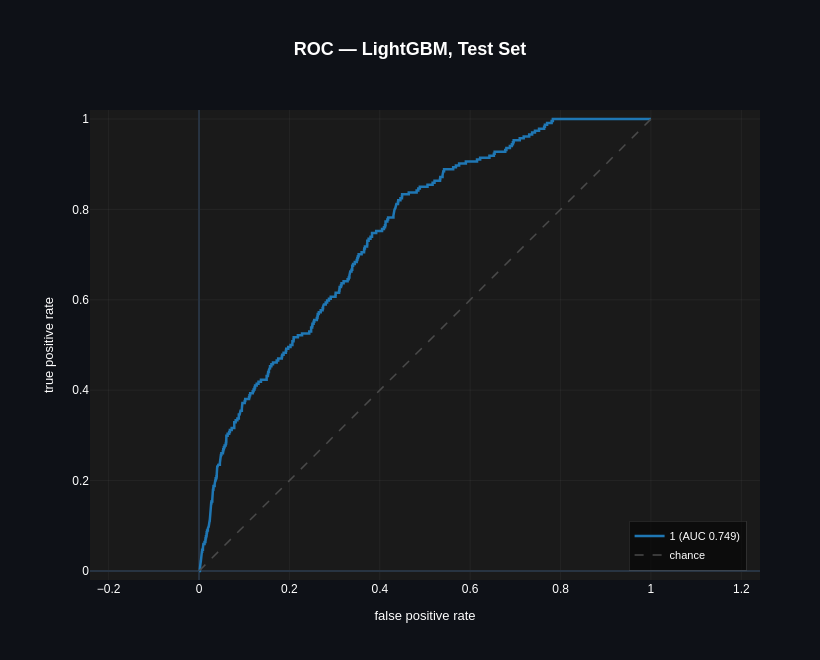

Notebook code cell kept with this figure:
### Markdown cell above
The curve starts high and falls away fast. Among the handful of orders the
model is most confident about, precision runs above 20%; by the time recall
reaches half the returns it has decayed to about 10%. The dashed reference is
the 4.7% base rate, so the ranking beats chance across the whole range.

Average precision of 0.132 against that 0.047 base rate is the honest summary,
and it says two things at once. There is real signal here, about threefold at
the left end of the curve. It is also a weak model: four out of five of the
orders it is most sure about still do not come back.

### Code cell
cp.classification_curve_plot(
    y_test, lgbm_score, kind="roc",
    title="ROC — LightGBM, Test Set",
)

### Figure 1 — Plotly figure (JSON) as saved in the notebook; plotly's stock layout.template omitted (floating-point values rounded to 4 significant figures; data arrays with more than 128 entries replaced by an {"elided": "..."} marker saying what was removed)
{"data": [{"hovertemplate": "FPR %{x:.3f}<br>TPR %{y:.3f}<extra></extra>", "line": {"color": "#1f77b4", "width": 2.5}, "mode": "lines", "name": "1 (AUC 0.749)", "type": "scatter", "x": {"elided": "4998 float values"}, "y": {"elided": "4998 float values"}}, {"hoverinfo": "skip", "line": {"color": "#4a4a4a", "dash": "dash", "width": 1.5}, "mode": "lines", "name": "chance", "type": "scatter", "x": [0, 1], "y": [0, 1]}], "layout": {"font": {"color": "white", "family": "Arial"}, "height": 660, "legend": {"bgcolor": "rgba(0,0,0,0.55)", "bordercolor": "rgba(128,128,128,0.2)", "borderwidth": 1, "font": {"size": 11}, "x": 0.98, "xanchor": "right", "y": 0.02, "yanchor": "bottom"}, "margin": {"b": 80, "l": 90, "r": 60, "t": 110}, "paper_bgcolor": "#0e1117", "plot_bgcolor": "#1a1a1a", "title": {"font": {"color": "white", "family": "Arial", "size": 18}, "text": "<b>ROC — LightGBM, Test Set</b>", "x": 0.5, "xanchor": "center"}, "width": 820, "xaxis": {"gridcolor": "rgba(128,128,128,0.2)", "gridwidth": 0.5, "range": [-0.02, 1.02], "showgrid": true, "title": {"font": {"size": 13}, "text": "false positive rate"}}, "yaxis": {"gridcolor": "rgba(128,128,128,0.2)", "gridwidth": 0.5, "range": [-0.02, 1.02], "scaleanchor": "x", "scaleratio": 1, "showgrid": true, "title": {"font": {"size": 13}, "text": "true positive rate"}}}}
